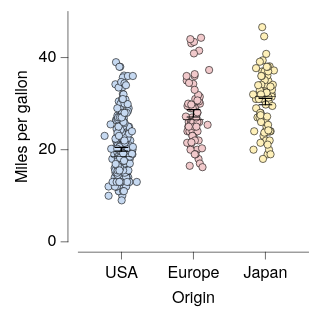

Write the Vega-Lite specification saved for this chart.
### Vega-Lite specification from a JSON file in a GitHub repository (floating-point values rounded to 4 significant figures; data arrays with more than 128 entries replaced by an {"elided": "..."} marker saying what was removed)
{"background": null, "config": {"arc": {"fill": "#DBDBDB", "fillOpacity": 1.0, "innerRadius": 25.0, "padAngle": 0.03, "stroke": "black", "strokeOpacity": 1, "strokeWidth": 0.25}, "area": {"fill": "#DBDBDB", "fillOpacity": 1.0, "stroke": "black", "strokeOpacity": 1, "strokeWidth": 0.25}, "axis": {"domain": true, "domainCap": "round", "domainColor": "black", "domainWidth": 0.25, "grid": false, "gridCap": "round", "gridColor": "#F1F1F1", "gridDash": [0, 0], "gridOpacity": 1.0, "gridWidth": 0.25, "labelColor": "black", "labelFont": "HelveticaNeue", "labelFontSize": 7, "labelFontStyle": "normal", "labelFontWeight": 400, "offset": 4.5, "ticks": true, "tickCap": "round", "tickColor": "black", "tickRound": false, "tickSize": 3, "tickWidth": 0.25, "titleColor": "black", "titleFont": "HelveticaNeue", "titleFontSize": 7, "titleFontStyle": "normal", "titleFontWeight": 400}, "axisX": {"domain": true, "labelAlign": "center", "labelAngle": 0, "labels": true, "ticks": true, "translate": 0}, "axisY": {"domain": true, "labelAlign": "right", "labelAngle": 0, "labels": true, "ticks": true, "translate": 0}, "axisRight": {"domain": true, "labelAlign": "left", "labelAngle": 0, "labels": true, "ticks": true, "translate": 0}, "axisTop": {"domain": true, "labelAlign": "center", "labelAngle": 0, "labels": true, "ticks": true, "translate": 0}, "axisBand": {"tickOffset": 0}, "bar": {"fill": "#DBDBDB", "fillOpacity": 1.0, "stroke": "black", "strokeOpacity": 1, "strokeWidth": 0.25}, "boxplot": {"size": 9.0, "ticks": {"cornerRadius": 0.25, "fill": "black", "size": 4.5, "thickness": 0.25}, "box": {"fillOpacity": 1.0, "stroke": "black", "strokeOpacity": 1, "strokeWidth": 0.25}, "median": {"fill": "black", "fillOpacity": 1.0, "size": 9.0, "thickness": 0.25}, "rule": {"fill": "black", "fillOpacity": 1.0, "size": 10.0, "stroke": "black", "strokeDash": [0, 0], "strokeOpacity": 1, "strokeWidth": 0.25}, "outliers": {"color": "black", "fill": "black", "fillOpacity": 1.0, "size": 0, "stroke": "black", "strokeOpacity": 1, "strokeWidth": 0.25}}, "circle": {"fill": "black", "fillOpacity": 1.0, "size": 0.5, "stroke": null, "strokeOpacity": 1, "strokeWidth": 0.25}, "errorband": {"band": {"fillOpacity": 0.6, "stroke": null, "strokeWidth": 0.25, "strokeOpacity": 1}, "borders": {"opacity": 0, "strokeOpacity": 0.25, "strokeWidth": 1}}, "errorbar": {"opacity": 1, "rule": {"strokeDash": [0, 0], "strokeWidth": 0.5}, "ticks": {"color": "black", "cornerRadius": 0.25, "opacity": 1, "size": 6.0, "thickness": 0.5}, "thickness": 0.5}, "font": "HelveticaNeue", "geoshape": {"fill": "#DBDBDB", "fillOpacity": 1.0, "stroke": "black", "strokeOpacity": 1, "strokeWidth": 0.25}, "header": {"labelColor": "black", "labelFont": "HelveticaNeue", "labelFontSize": 7, "labelFontStyle": "normal", "labelFontWeight": 400, "titleColor": "black", "titleFont": "HelveticaNeue", "titleFontSize": 7, "titleFontStyle": "normal", "titleFontWeight": 400, "titlePadding": 0}, "legend": {"disable": false, "offset": 4.5, "gradientLength": 50.0, "gradientThickness": 5.0, "gradientOpacity": 1.0, "gradientStrokeColor": "black", "gradientStrokeWidth": 0.25, "labelColor": "black", "labelFont": "HelveticaNeue", "labelFontSize": 7, "labelFontStyle": "normal", "labelFontWeight": 400, "strokeColor": "black", "strokeWidth": 0, "symbolSize": 42, "symbolStrokeColor": "black", "symbolStrokeWidth": 0.25, "titleColor": "black", "titleFont": "HelveticaNeue", "titleFontSize": 7, "titleFontStyle": "normal", "titleFontWeight": 400}, "line": {"color": "black", "stroke": "black", "strokeCap": "round", "strokeDash": [0, 0], "strokeOpacity": 1, "strokeWidth": 0.375}, "point": {"filled": true, "fill": "#DBDBDB", "fillOpacity": 1.0, "size": 5.0, "stroke": "black", "strokeOpacity": 1, "strokeWidth": 0.25}, "range": {"category": ["#C6D9F1", "#F1C9CB", "#FEF0B9", "#CEE37A", "#7AA8E0", "#E589A3", "#FDDD5D", "#68B961", "#4177B1", "#C35082", "#E5C227", "#438156"], "diverging": {"scheme": ["#C35082", "#CE6D94", "#D989A7", "#E2A4BA", "#EABFCE", "#F1DBE2", "#F6F6F6", "#D7E0EB", "#B9CBE0", "#9BB6D5", "#7DA1C9", "#5F8CBD", "#4177B1"]}, "heatmap": {"scheme": ["#DFE9F7", "#C6D9F1", "#ADC8EC", "#94B8E6", "#7AA8E0", "#6097DA", "#4D87CA", "#4177B1", "#386898", "#2F597F", "#264A69", "#1D3A58"]}, "ordinal": {"scheme": ["#F1F1F1", "#DBDBDB", "#C6C6C6", "#B2B2B2", "#9D9D9D", "#898989", "#767676", "#636363", "#515151", "#404040", "#2F2F2F", "#1F1F1F"]}, "ramp": {"scheme": ["#DFE9F7", "#C6D9F1", "#ADC8EC", "#94B8E6", "#7AA8E0", "#6097DA", "#4D87CA", "#4177B1", "#386898", "#2F597F", "#264A69", "#1D3A58"]}}, "rule": {"color": "black", "stroke": "black", "strokeCap": "round", "strokeDash": [2, 2], "strokeOpacity": 1, "strokeWidth": 0.25}, "scale": {"bandPaddingInner": 0.1, "bandPaddingOuter": 0.1, "round": false}, "rect": {"fill": "#DBDBDB", "fillOpacity": 1.0, "stroke": "black", "strokeOpacity": 1, "strokeWidth": 0.25}, "square": {"fill": "#DBDBDB", "fillOpacity": 1.0, "size": 10.0, "stroke": "black", "strokeOpacity": 1, "strokeWidth": 0.25}, "text": {"color": "black", "font": "HelveticaNeue", "fontSize": 7, "fontStyle": "normal", "fontWeight": 400}, "title": {"anchor": "middle", "frame": "group", "color": "black", "font": "HelveticaNeue", "fontSize": 7, "fontStyle": "normal", "fontWeight": 400, "subtitleColor": "black", "subtitleFont": "HelveticaNeue", "subtitleFontSize": "HelveticaNeue", "subtitleFontStyle": "normal", "subtitleFontWeight": 400}, "view": {"continuousWidth": 100, "continuousHeight": 100, "discreteWidth": 100, "discreteHeight": 100, "fill": null, "stroke": null, "strokeWidth": 0.25}}, "layer": [{"data": {"name": "data-5a85ede2053d4aec77293cfb476ae07b"}, "mark": {"type": "circle", "opacity": 1.0, "size": 10.0, "stroke": "black", "strokeOpacity": 1, "strokeWidth": 0.25}, "encoding": {"color": {"field": "Origin", "legend": null, "sort": ["USA", "Europe", "Japan"], "title": null, "type": "nominal"}, "x": {"axis": {}, "field": "Origin", "sort": ["USA", "Europe", "Japan"], "title": "Origin", "type": "nominal"}, "xOffset": {"field": "jitter_x", "scale": {"domain": [-7.33, 7.33], "range": [5.17, 19.83]}, "type": "quantitative"}, "y": {"field": "Miles_per_Gallon", "title": "Miles per gallon", "type": "quantitative"}}}, {"data": {"name": "data-64e7897fd8423deef5c97d660b6d3367"}, "mark": {"type": "errorbar"}, "encoding": {"x": {"axis": {}, "field": "Origin", "sort": ["USA", "Europe", "Japan"], "title": "Origin", "type": "nominal"}, "y": {"field": "__mean", "title": "Miles per gallon", "type": "quantitative"}, "yError": {"field": "__error"}}}, {"data": {"name": "data-5a85ede2053d4aec77293cfb476ae07b"}, "mark": {"type": "boxplot", "box": {"fillOpacity": 0, "strokeOpacity": 0}, "outliers": {"opacity": 0}, "rule": {"strokeOpacity": 0}, "ticks": false}, "encoding": {"x": {"axis": {}, "field": "Origin", "sort": ["USA", "Europe", "Japan"], "title": "Origin", "type": "nominal"}, "y": {"field": "Miles_per_Gallon", "title": "Miles per gallon", "type": "quantitative"}}}], "$schema": "https://vega.github.io/schema/vega-lite/v6.4.1.json", "datasets": {"data-5a85ede2053d4aec77293cfb476ae07b": {"elided": "398 records"}, "data-64e7897fd8423deef5c97d660b6d3367": [{"Origin": "USA", "__mean": 20.08, "__error": 0.4058, "__dysonsphere__": 1}, {"Origin": "Japan", "__mean": 30.45, "__error": 0.6852, "__dysonsphere__": 1}, {"Origin": "Europe", "__mean": 27.89, "__error": 0.8037, "__dysonsphere__": 1}]}}
